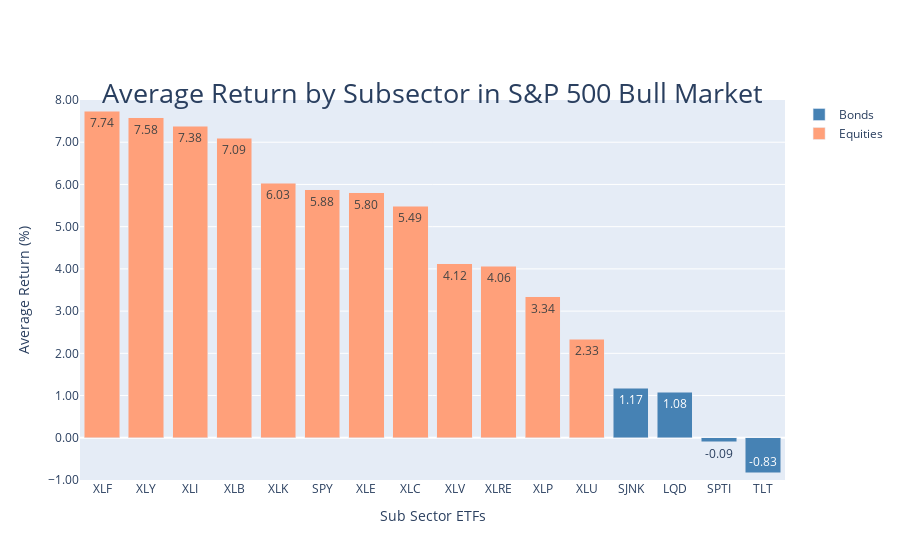

Notebook source saved alongside this figure:
### Code cell
metric = avg_returns_df[avg_returns_df['Type']==1].Tickers 

fig = go.Figure()
fig.add_trace(go.Bar(
    x=metric,
    y=avg_returns_df['Bull'],
    name='Equities',
    marker_color = 'lightsalmon',
    texttemplate="%{y:0.2f}",
    
))

metric_2 = avg_returns_df[avg_returns_df['Type']==0].Tickers 
avg_bond_ret = avg_returns_df[avg_returns_df['Type']==0].Bull 
fig.add_trace(go.Bar(
    x=metric_2,
    y=avg_bond_ret,
    name='Bonds',
    marker_color='steelblue',
    texttemplate="%{y:0.2f}",

))

fig.update_layout(barmode='group', xaxis_tickangle=0)
fig.update_layout(title=dict(text="Average Return by Subsector in S&P 500 Bull Market",font=dict(size=27),x=0.5,y=0.85,xref="paper"),yaxis_title=("Accuracy (%)"),xaxis_title="Sub Sector ETFs")
fig.update_layout(yaxis_title="Average Return (%)",font=dict(size=12))
fig.update_yaxes(tickformat=".2f")
fig.update_layout(yaxis_range=[-1,8])
fig.update_layout(barmode='stack', xaxis={'categoryorder':'total descending'})

### Figure 1 — Plotly figure (JSON) as saved in the notebook; plotly's stock layout.template omitted (floating-point values rounded to 4 significant figures)
{"data": [{"marker": {"color": "lightsalmon"}, "name": "Equities", "texttemplate": "%{y:0.2f}", "type": "bar", "x": ["SPY", "XLE", "XLU", "XLK", "XLB", "XLP", "XLY", "XLI", "XLC", "XLV", "XLF", "XLRE"], "y": [5.878, 5.802, 2.332, 6.029, 7.094, 3.336, 7.577, 7.381, 5.488, 4.124, 7.737, 4.059, -0.8293, 1.17, -0.08916, 1.084]}, {"marker": {"color": "steelblue"}, "name": "Bonds", "texttemplate": "%{y:0.2f}", "type": "bar", "x": ["TLT", "SJNK", "SPTI", "LQD"], "y": [-0.8293, 1.17, -0.08916, 1.084]}], "layout": {"barmode": "stack", "font": {"size": 12}, "title": {"font": {"size": 27}, "text": "Average Return by Subsector in S&P 500 Bull Market", "x": 0.5, "xref": "paper", "y": 0.85}, "xaxis": {"categoryorder": "total descending", "tickangle": 0, "title": {"text": "Sub Sector ETFs"}}, "yaxis": {"range": [-1, 8], "tickformat": ".2f", "title": {"text": "Average Return (%)"}}}}
